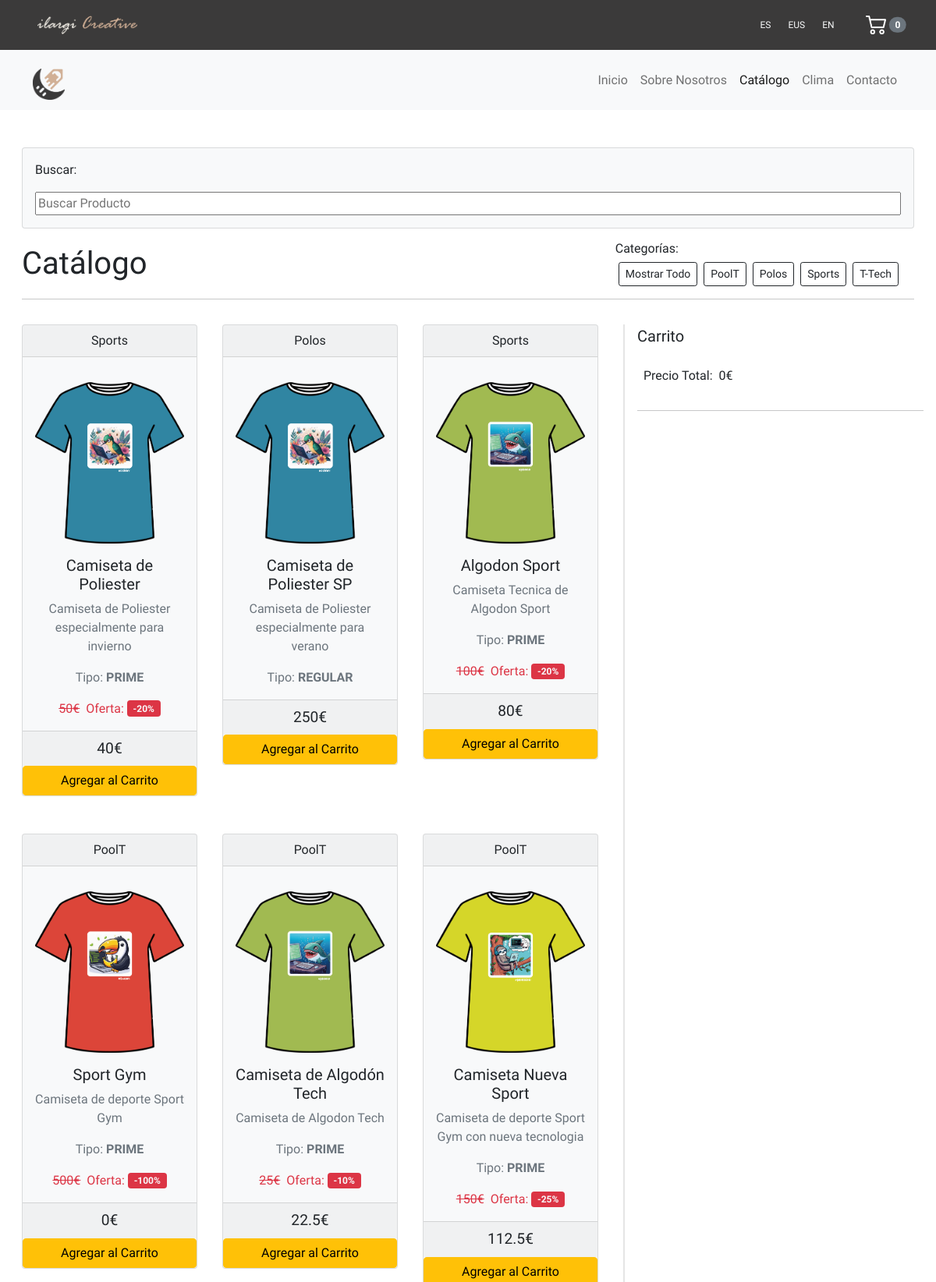
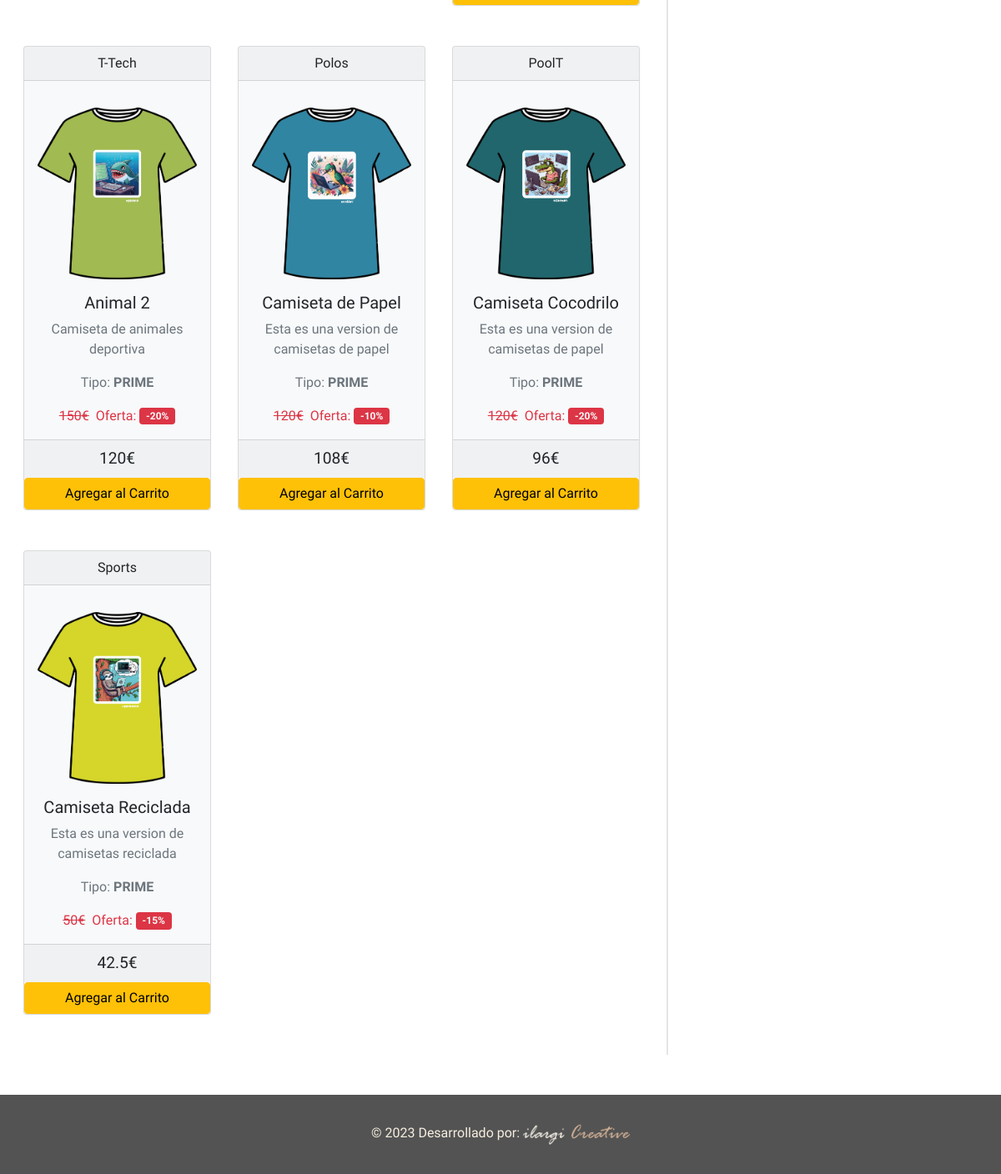
/catalogo.php, run on the app's committed database (2 pictures, top to bottom).
### tables this page shows
CREATE TABLE "productos" (
	"id"	INTEGER,
	"nombre"	TEXT NOT NULL,
	"descripcion"	TEXT DEFAULT NULL,
	"categoria_id"	INTEGER DEFAULT NULL,
	"talla_id"	INTEGER DEFAULT NULL,
	"tipo_producto_id"	INTEGER DEFAULT NULL,
	"descuento"	REAL DEFAULT NULL,
	"precio"	REAL NOT NULL,
	"precio_final"	REAL DEFAULT NULL,
	"imagen_url"	TEXT DEFAULT NULL,
	"stock"	INTEGER,
	"descripcion_eus"	TEXT,
	"descripcion_en"	TEXT,
	PRIMARY KEY("id" AUTOINCREMENT),
	FOREIGN KEY("categoria_id") REFERENCES "categoria"("id"),
	FOREIGN KEY("tipo_producto_id") REFERENCES "tipo_producto"("id"),
	FOREIGN KEY("talla_id") REFERENCES "talla"("id")
);

CREATE TABLE `categoria` (
  `id` INTEGER PRIMARY KEY AUTOINCREMENT,
  `nombre` TEXT DEFAULT NULL
);

CREATE TABLE `tipo_producto` (
  `id` INTEGER PRIMARY KEY AUTOINCREMENT,
  `nombre` TEXT DEFAULT NULL
);

### db/db_connection.php (called while the page is built, shortened)
<?php
class ProductosDB{
    public static function selectProductos(){
        try{
            $db = getDBConnection();
            $registros = $db->query("select * from productos");
            $productos = array();
            while ($registro = $registros->fetch()){
                $producto = new Producto();
                $producto->setId($registro['id']);
                $producto->setNombre($registro['nombre']);
                $producto->setDescripcion($registro['descripcion']);
                $producto->setCategoriaId($registro['categoria_id']);
                $producto->setTallaId($registro['talla_id']);
                $producto->setTipoProductoId($registro['tipo_producto_id']);
                $producto->setDescuento($registro['descuento']);
                $producto->setPrecio($registro['precio']);
                $producto->setImagenURL($registro['imagen_url']);
                $producto->setStock($registro['stock']);
                $producto->setDescripcionEus($registro['descripcion_eus']);
                $producto->setDescripcionEn($registro['descripcion_en']);
                $productos[] = $producto;
            }
            return $productos;
        } catch (Exception $e){
            echo "<p>Error:" .$e->getMessage() . "</p>\n";
            return null;
        }
    }
    public static function selectProductosJSON()
    {
        try {
            $db = getDBConnection();
            $registros = $db->query("select * from productos");
            if ($registro = $registros->fetch()) {
                $productos = array();
                do {
                    $producto = array(
                        'id' => (int)$registro['id'],
                        'nombre' => $registro['nombre'],
                        'descripcion' => $registro['descripcion'],
                        'categoria_id' => (int)$registro['categoria_id'],
                        'talla_id' => (int)$registro['talla_id'],
                        'tipo_producto_id' => (int)$registro['tipo_producto_id'],
                        'descuento' => (float)$registro['descuento'],
                        'precio' => (float)$registro['precio'],
                        'precio_final' => (float)$registro['precio_final'],
                        'imagen_url' => $registro['imagen_url'],
                        'stock' => (int)$registro['stock'],
                        'descripcion_eus' => $registro['descripcion_eus'],
                        'descripcion_en' => $registro['descripcion_en']
                    );
                    $productos[] = $producto;
                } while ($registro = $registros->fetch());
                return json_encode($productos, JSON_UNESCAPED_UNICODE);
            }
        } catch (Exception $e) {
            echo "<p>Error:" . $e->getMessage() . "</p>\n";
            return null;
        }
    }
    public static function obtenerNombreTipoProducto($tipo_producto_id) {
        try {
            $db = getDBConnection();
            $consulta = "SELECT nombre FROM tipo_producto WHERE id = $tipo_producto_id";
            $resultado = $db->query($consulta);
            $nombre_tipo_producto = $resultado->fetchColumn();
            return $nombre_tipo_producto;
        } catch (Exception $e) {
            echo "<p>Error: " . $e->getMessage() . "</p>\n";
            return null;
        }
    }
    public static function obtenerNombreTipoCategoria($categoria_id) {
        try {
            $db = getDBConnection();
            $consulta = "SELECT nombre FROM categoria WHERE id = $categoria_id";
            $resultado = $db->query($consulta);
            $nombre_tipo_categoria = $resultado->fetchColumn();
            return $nombre_tipo_categoria;
        } catch (Exception $e) {
            echo "<p>Error: " . $e->getMessage() . "</p>\n";
            return null;
        }
    }
}

### src/objects/productos.php (called while the page is built, shortened)
<?php
class Producto {
    private $id;
    private $nombre;
    private $descripcion;
    private $categoria_id;
    private $talla_id;
    private $tipo_producto_id;
    private $descuento;
    private $precio;
    private $imagen_url;
    private $stock;
    private $descripcion_eus;
    public function __construct() {
        $this->descuento = 50;
    }
    public function getId() {
        return $this->id;
    }
    public function setId($id) {
        $this->id = $id;
    }
    public function getNombre() {
        return $this->nombre;
    }
    public function setNombre($nombre) {
        $this->nombre = $nombre;
    }
    public function getDescripcion() {
        return $this->descripcion;
    }
    public function setDescripcion($descripcion) {
        $this->descripcion = $descripcion;
    }
    public function getCategoriaId() {
        return $this->categoria_id;
    }
    public function setCategoriaId($categoria_id) {
        $this->categoria_id = $categoria_id;
    }
    public function getTallaId() {
        return $this->talla_id;
    }
    public function setTallaId($talla_id) {
        $this->talla_id = $talla_id;
    }
    public function getTipoProductoId() {
        return $this->tipo_producto_id;
    }
    public function setTipoProductoId($tipo_producto_id) {
        $this->tipo_producto_id = $tipo_producto_id;
    }
    public function getDescuento() {
        return $this->descuento;
    }
    public function setDescuento($descuento) {
        $this->descuento = $descuento;
    }
    public function getPrecio() {
        return $this->precio;
    }
    public function setPrecio($precio) {
        $this->precio = $precio;
    }
    public function getPrecioFinal() {
        if ($this->precio !== null && $this->descuento !== null && $this->tipo_producto_id == 1) {
            return $this->precio_final = $this->precio - ($this->precio * ($this->descuento / 100));
        } else {
            return $this->precio_final = $this->precio;
        }
    }
    public function getImagenUrl() {
        return $this->imagen_url;
    }
    public function setImagenUrl($imagen_url) {
        $this->imagen_url = $imagen_url;
    }
    public function getStock() {
        return $this->stock;
    }
    public function setStock($stock) {
        $this->stock = $stock;
    }
    public function getDescripcionEus() {
        return $this->descripcion_eus;
    }
    public function setDescripcionEus($descripcion_eus) {
        $this->descripcion_eus = $descripcion_eus;
    }
}

### src/views/catalogo.php (the view, shortened to what this page needs)
<!DOCTYPE html>
<html lang="en">
<head>
    <?php include '../includes/head.php'; ?>
</head>
<body>
    <?php include '../includes/header.php'; ?>
    <?php include '../includes/nav.php';  ?>
<main class="custom-dashboard">
    <div class="container-fluid py-5" style="min-height: 100vh;">
    <div class="card text-dark bg-light p-3 mx-3">
                <p class="card-text"><?php echo $textos['buscar']; ?>:</p>
                <input type="text" class="dropdown" id="search-input" placeholder="<?php echo $textos['buscar-producto']; ?>">
    </div>
        <div class="p-3">
            <div class="d-flex align-items-center justify-content-between">
                <div class="display-6 text-center"><?php echo $textos['catalogo']; ?></div>
                <div class="right-side d-grid mx-3">
                    <h6 class="h6"><?php echo $textos['categorias']; ?></h6>
                    <div id="btn-categorias"></div>
                </div>
            </div>
            <hr>
        </div>
        <div class="row d-flex flex-wrap-reverse">
            <div class="col-md-8 col-12 div-productos">
                <div class="d-flex flex-wrap" id="lista-items">
                    <?php foreach ($productos as $producto) :
                        $nombre_tipo_producto = ProductosDB::obtenerNombreTipoProducto($producto->getTipoProductoId());
                        $nombre_tipo_categoria = ProductosDB::obtenerNombreTipoCategoria($producto->getCategoriaId());
                        $descripcion_producto = $_SESSION['idioma'] == 'es' ? $producto->getDescripcion() : ($_SESSION['idioma'] == 'eus' ? $producto->getDescripcionEus() : $producto->getDescripcionEn());
                    ?>
                        <div class="col-lg-4 col-md-4 col-6 pb-5 px-3">
                            <div class="card bg-light text-center">
                                <a class="link-dark" href='../public/catalogo.php?id=<?= $producto->getId() ?>'>
                                    <div class="card-header"><?php echo $nombre_tipo_categoria ?></div>
                                    <div class="card-body">
                                        <img id="img-producto" src="<?php echo $producto->getImagenURL() ?>" class="img-fluid rounded-start py-3" style="width: 15em" alt="Card title">
                                        <h5 class="card-title"><?php echo $producto->getNombre() ?></h5>
                                        <p class="card-text text-muted d-none d-md-block d-lg-block"><?php echo $descripcion_producto ?></p>
                                        <p class="card-text text-muted" id="tipo-producto"><?php echo $textos['tipo']; ?> <strong><?php echo $nombre_tipo_producto ?></strong> </p>
                                        <?php if ($producto->getTipoProductoId() == 1): ?>
                                            <div class="d-flex justify-content-center align-items-center gap-2">
                                                <div class="card-text <?php echo $producto->getTipoProductoId() == 1 ? 'text-decoration-line-through text-danger' : ''; ?>">
                                                        <?php echo $producto->getPrecio() ?>€
                                                </div>
                                                <div class="d-flex flex-column flex-lg-row gap-1 align-items-center">
                                                    <div class="text-danger"><?php echo $textos['oferta']; ?>:
                                                    </div>
                                                    <span class="badge bg-danger">
                                                        <p class="text-light m-0">-<?php echo $producto->getTipoProductoId() == 1 ? $producto->getDescuento() . '%' : ''; ?></p>
                                                    </span>
                                                </div>
                                            </div>
                                        <?php endif; ?>
                                    </div>
                                </a>
                                <div class="card-footer">
                                    <p class="card-text" style="font-size: larger;" id="price-producto"><?php echo $producto->getPrecioFinal() ?>€</p>
                                </div>
                                <button class="btn btn-warning w-100 btn-add"  id="btn-add-to-car"
                                data-id="<?php echo $producto->getId() ?>"
                                data-nombre="<?php echo $producto->getNombre() ?>"
                                data-descripcion="<?php echo $producto->getDescripcion() ?>"
                                data-categoria="<?php echo $producto->getCategoriaId() ?>"
                                data-talla="<?php echo $producto->getTallaId() ?>"
                                data-tipo="<?php echo $producto->getTipoProductoId() ?>"
                                data-descuento="<?php echo $producto->getDescuento()?>"
                                data-precio="<?php echo $producto->getPrecio() ?>"
                                data-imagen="<?php echo $producto->getImagenURL() ?>"
                                data-precio-final="<?php echo $producto->getPrecioFinal() ?>"
                                data-stock="<?php echo $producto->getStock() ?>"
                                data-descripcion-eus="<?php echo $producto->getDescripcionEus() ?>"
                                ><?php echo $textos['agregar-carrito']; ?></button>
                            </div>
                        </div>
                    <?php endforeach; ?>
                </div>
            </div>
            <div class="col-md-4 col-12 px-3" id="div-carrito">
                <div class="d-flex justify-content-between pb-2">
                    <p class="lead font-weight-bold"><?php echo $textos['carrito']; ?></p>
                </div>
                <div class="d-flex">
                    <p class="mx-2"><?php echo $textos['precio-total']; ?>: </p>
                    <p id="valor-total"></p>
                    <p>€</p>
                </div>
                <hr>
            </div>
        </div>
    </div>
    <?php include '../includes/footer.php';  ?>
    </main>
</body>
</html>

### data on the page
productos: categoria.nombre "Sports", imagen_url (picture), nombre "Camiseta de Poliester", descripcion "Camiseta de Poliester especialmente para invierno", tipo_producto.nombre "PRIME", precio "50", descuento "20", PrecioFinal "40"
productos: categoria.nombre "Polos", imagen_url (picture), nombre "Camiseta de Poliester SP", descripcion "Camiseta de Poliester especialmente para verano", tipo_producto.nombre "REGULAR", PrecioFinal "250"
productos: categoria.nombre "Sports", imagen_url (picture), nombre "Algodon Sport", descripcion "Camiseta Tecnica de Algodon Sport", tipo_producto.nombre "PRIME", precio "100", descuento "20", PrecioFinal "80"
productos: categoria.nombre "PoolT", imagen_url (picture), nombre "Sport Gym", descripcion "Camiseta de deporte Sport Gym", tipo_producto.nombre "PRIME", precio "500", descuento "100", PrecioFinal "0"
productos: categoria.nombre "PoolT", imagen_url (picture), nombre "Camiseta de Algodón Tech", descripcion "Camiseta de Algodon Tech", tipo_producto.nombre "PRIME", precio "25", descuento "10", PrecioFinal "22.5"
productos: categoria.nombre "PoolT", imagen_url (picture), nombre "Camiseta Nueva Sport", descripcion "Camiseta de deporte Sport Gym con nueva tecnologia", tipo_producto.nombre "PRIME", precio "150", descuento "25", PrecioFinal "112.5"
productos: categoria.nombre "T-Tech", imagen_url (picture), nombre "Animal 2", descripcion "Camiseta de animales deportiva", tipo_producto.nombre "PRIME", precio "150", descuento "20", PrecioFinal "120"
productos: categoria.nombre "Polos", imagen_url (picture), nombre "Camiseta de Papel", descripcion "Esta es una version de camisetas de papel", tipo_producto.nombre "PRIME", precio "120", descuento "10", PrecioFinal "108"
productos: categoria.nombre "PoolT", imagen_url (picture), nombre "Camiseta Cocodrilo", descripcion "Esta es una version de camisetas de papel", tipo_producto.nombre "PRIME", precio "120", descuento "20", PrecioFinal "96"
productos: categoria.nombre "Sports", imagen_url (picture), nombre "Camiseta Reciclada", descripcion "Esta es una version de camisetas reciclada", tipo_producto.nombre "PRIME", precio "50", descuento "15", PrecioFinal "42.5"

### other printed values
$textos['inicio'] "Inicio"
$textos['nosotros'] "Sobre Nosotros"
$textos['catalogo'] "Catálogo"
$textos['clima'] "Clima"
$textos['contacto'] "Contacto"
$textos['buscar'] "Buscar"
$textos['categorias'] "Categorías:"
$textos['carrito'] "Carrito"
$textos['precio-total'] "Precio Total"
$textos['desarrollador'] "Desarrollado por:"
